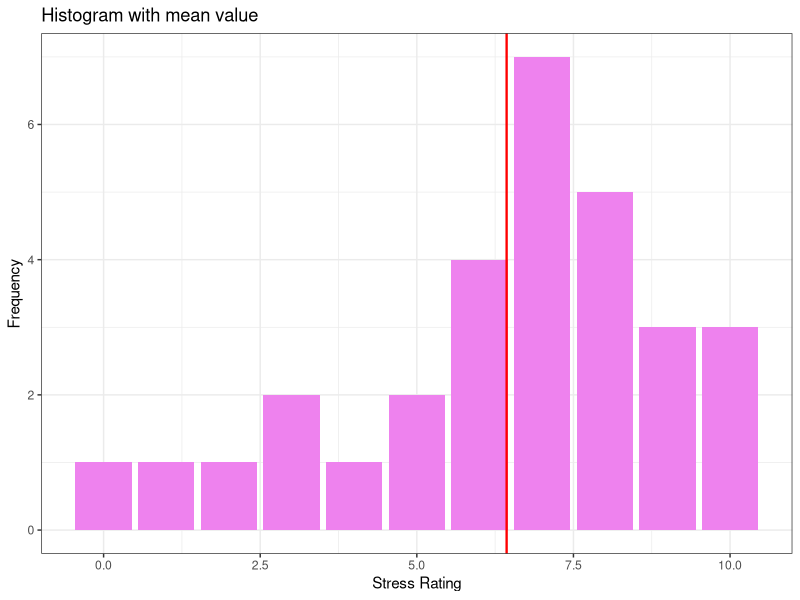

Write R code to recreate this figure.
                                     # Page no. : 37

# Mean Example 2

x <- c(8, 7, 4, 10, 8, 6, 8, 9, 9, 7, 3, 7, 6, 5, 0, 9, 10, 7, 7, 3, 6, 7, 5, 2, 1, 6, 7, 10,
       8, 8)

value <- mean(x)

cat("Mean of x is", round(value,2))

# Install Library if not install

# install.packages("ggplot2")

# Import Library

library(ggplot2)

# Showing mean value on histogram

ggplot(data = data.frame(x), aes(x = x)) +
  geom_bar(stat = "count", fill = "violet") + 
  geom_vline(xintercept = mean(x), col = "red", lwd = 0.8) + 
  labs(title = "Histogram with mean value", x = "Stress Rating", y = "Frequency") + 
  theme_bw()